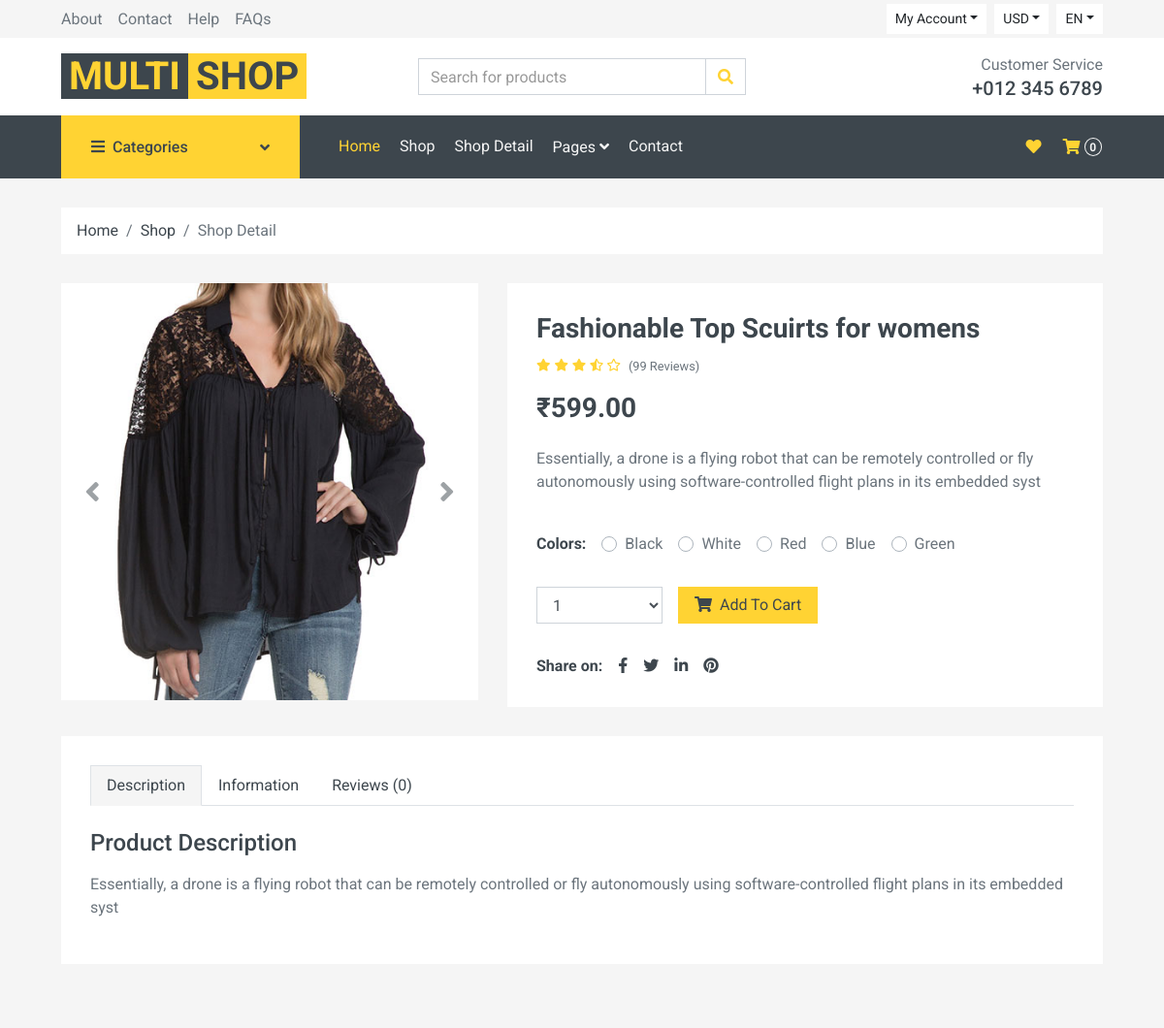
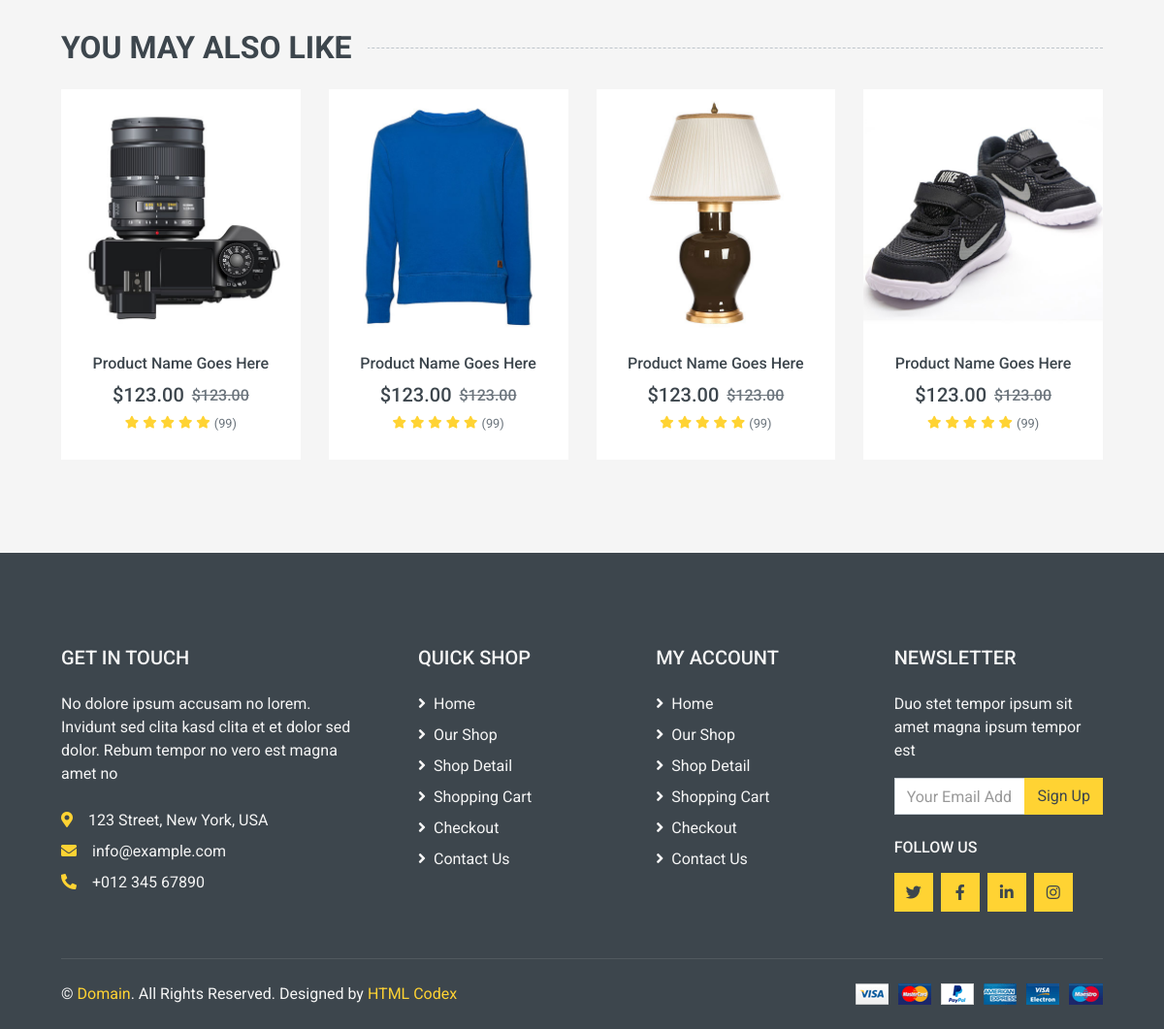
Page /site/Shop_details/4/ on the committed database (2 pictures, top to bottom).
### SiteApp/models.py (models this page shows, shortened)
class Products(models.Model):
    Category        =   models.ForeignKey("Categories", on_delete=models.CASCADE)
    item_name       =   models.CharField(max_length=50)
    item_image      =   models.ImageField(upload_to='media/products',)
    Offer_price     =   models.CharField(max_length=50)
    Original_price  =   models.CharField(max_length=50)
    Quantities      =   models.IntegerField()
    Description     =   models.CharField(max_length=150)
    color           =   models.CharField(max_length=50)
    Added_At        =   models.DateTimeField(auto_now_add=True)

### SiteApp/views.py (the view)
# urls.py: path('Shop_details/<int:id>/', views.Shop_details, name='Shop_details'),
def Shop_details(request, id):
    Items   =   Products.objects.filter(id = id)
    return render(request, 'Site/Shop_details.html', {'Items': Items})

### Templates/Site/Shop_details.html (shortened to what this page needs)
{% load static %}
{% include "Site/header.html" %}
    <div class="container-fluid">
        <div class="row px-xl-5">
            <div class="col-12">
                <nav class="breadcrumb bg-light mb-30">
                    <a class="breadcrumb-item text-dark" href="#">Home</a>
                    <a class="breadcrumb-item text-dark" href="#">Shop</a>
                    <span class="breadcrumb-item active">Shop Detail</span>
                </nav>
            </div>
        </div>
    </div>
    {% for Item in Items %}
    <div class="container-fluid pb-5">
        <div class="row px-xl-5">
            <div class="col-lg-5 mb-30">
                <div id="product-carousel" class="carousel slide" data-ride="carousel">
                    <div class="carousel-inner bg-light">
                        <div class="carousel-item active">
                            <img class="w-100 h-100" src="{{ Item.item_image.url}}" alt="Image">
                        </div>
                    </div>
                    <a class="carousel-control-prev" href="#product-carousel" data-slide="prev">
                        <i class="fa fa-2x fa-angle-left text-dark"></i>
                    </a>
                    <a class="carousel-control-next" href="#product-carousel" data-slide="next">
                        <i class="fa fa-2x fa-angle-right text-dark"></i>
                    </a>
                </div>
            </div>
            <div class="col-lg-7 h-auto mb-30">
                <div class="h-100 bg-light p-30">
                    <h3>{{ Item.item_name}}</h3>
                    <div class="d-flex mb-3">
                        <div class="text-primary mr-2">
                            <small class="fas fa-star"></small>
                            <small class="fas fa-star"></small>
                            <small class="fas fa-star"></small>
                            <small class="fas fa-star-half-alt"></small>
                            <small class="far fa-star"></small>
                        </div>
                        <small class="pt-1">(99 Reviews)</small>
                    </div>
                    <h3 class="font-weight-semi-bold mb-4">₹{{ Item.Offer_price}}.00</h3>
                    <p class="mb-4">{{ Item.Description}}</p>
                    <div class="d-flex mb-4">
                        <strong class="text-dark mr-3">Colors:</strong>
                            <div class="custom-control custom-radio custom-control-inline">
                                <label class="custom-control-label" for="color-1">Black</label>
                            </div>
                            <div class="custom-control custom-radio custom-control-inline">
                                <label class="custom-control-label" for="color-2">White</label>
                            </div>
                            <div class="custom-control custom-radio custom-control-inline">
                                <label class="custom-control-label" for="color-3">Red</label>
                            </div>
                            <div class="custom-control custom-radio custom-control-inline">
                                <label class="custom-control-label" for="color-4">Blue</label>
                            </div>
                            <div class="custom-control custom-radio custom-control-inline">
                                <label class="custom-control-label" for="color-5">Green</label>
                            </div>
                    </div>
                    <div class="d-flex align-items-center mb-4 pt-2">
                        <div class="input-group quantity mr-3" style="width: 130px;">
                            <select class="form-control" name='Quantity'>
                                <option value="1">1</option>
                            </select>
                        </div>
                        <button type="submit" class="btn btn-primary px-3"><i class="fa fa-shopping-cart mr-1"></i> Add To
                            Cart</button>
                    </div>
                    <div class="d-flex pt-2">
                        <strong class="text-dark mr-2">Share on:</strong>
                        <div class="d-inline-flex">
                            <a class="text-dark px-2" href="">
                                <i class="fab fa-facebook-f"></i>
                            </a>
                            <a class="text-dark px-2" href="">
                                <i class="fab fa-twitter"></i>
                            </a>
                            <a class="text-dark px-2" href="">
                                <i class="fab fa-linkedin-in"></i>
                            </a>
                            <a class="text-dark px-2" href="">
                                <i class="fab fa-pinterest"></i>
                            </a>
                        </div>
                    </div>
                </div>
            </div>
        </div>
        <div class="row px-xl-5">
            <div class="col">
                <div class="bg-light p-30">
                    <div class="nav nav-tabs mb-4">
                        <a class="nav-item nav-link text-dark active" data-toggle="tab" href="#tab-pane-1">Description</a>
                        <a class="nav-item nav-link text-dark" data-toggle="tab" href="#tab-pane-2">Information</a>
                        <a class="nav-item nav-link text-dark" data-toggle="tab" href="#tab-pane-3">Reviews (0)</a>
                    </div>
                    <div class="tab-content">
                        <div class="tab-pane fade show active" id="tab-pane-1">
                            <h4 class="mb-3">Product Description</h4>
                            <p>{{ Item.Description }}</p>
                        </div>
                    </div>
                </div>
            </div>
        </div>
    </div>
    {% endfor %}
    <div class="container-fluid py-5">
        <h2 class="section-title position-relative text-uppercase mx-xl-5 mb-4"><span class="bg-secondary pr-3">You May Also Like</span></h2>
        <div class="row px-xl-5">
            <div class="col">
                <div class="owl-carousel related-carousel">
                    <div class="product-item bg-light">
                        <div class="product-img position-relative overflow-hidden">
                            <img class="img-fluid w-100" src="img/product-1.jpg" alt="">
                            <div class="product-action">
                            </div>
                        </div>
                        <div class="text-center py-4">
                            <a class="h6 text-decoration-none text-truncate" href="">Product Name Goes Here</a>
                            <div class="d-flex align-items-center justify-content-center mt-2">
                                <h5>$123.00</h5><h6 class="text-muted ml-2"><del>$123.00</del></h6>
                            </div>
                            <div class="d-flex align-items-center justify-content-center mb-1">
                                <small class="fa fa-star text-primary mr-1"></small>
                                <small class="fa fa-star text-primary mr-1"></small>
                                <small class="fa fa-star text-primary mr-1"></small>
                                <small class="fa fa-star text-primary mr-1"></small>
                                <small class="fa fa-star text-primary mr-1"></small>
                                <small>(99)</small>
                            </div>
                        </div>
                    </div>
                    <div class="product-item bg-light">
                        <div class="product-img position-relative overflow-hidden">
                            <img class="img-fluid w-100" src="img/product-2.jpg" alt="">
                            <div class="product-action">
                            </div>
                        </div>
                        <div class="text-center py-4">
                            <a class="h6 text-decoration-none text-truncate" href="">Product Name Goes Here</a>
                            <div class="d-flex align-items-center justify-content-center mt-2">
                                <h5>$123.00</h5><h6 class="text-muted ml-2"><del>$123.00</del></h6>
                            </div>
                            <div class="d-flex align-items-center justify-content-center mb-1">
                                <small class="fa fa-star text-primary mr-1"></small>
                                <small class="fa fa-star text-primary mr-1"></small>
                                <small class="fa fa-star text-primary mr-1"></small>
                                <small class="fa fa-star text-primary mr-1"></small>
                                <small class="fa fa-star text-primary mr-1"></small>
                                <small>(99)</small>
                            </div>
                        </div>
                    </div>
                    <div class="product-item bg-light">
                        <div class="product-img position-relative overflow-hidden">
                            <img class="img-fluid w-100" src="img/product-3.jpg" alt="">
                            <div class="product-action">
                            </div>
                        </div>
                        <div class="text-center py-4">
                            <a class="h6 text-decoration-none text-truncate" href="">Product Name Goes Here</a>
                            <div class="d-flex align-items-center justify-content-center mt-2">
                                <h5>$123.00</h5><h6 class="text-muted ml-2"><del>$123.00</del></h6>
                            </div>
                            <div class="d-flex align-items-center justify-content-center mb-1">
                                <small class="fa fa-star text-primary mr-1"></small>
                                <small class="fa fa-star text-primary mr-1"></small>
                                <small class="fa fa-star text-primary mr-1"></small>
                                <small class="fa fa-star text-primary mr-1"></small>
                                <small class="fa fa-star text-primary mr-1"></small>
                                <small>(99)</small>
                            </div>
                        </div>
                    </div>
                    <div class="product-item bg-light">
                        <div class="product-img position-relative overflow-hidden">
                            <img class="img-fluid w-100" src="img/product-4.jpg" alt="">
                            <div class="product-action">
                            </div>
                        </div>
                        <div class="text-center py-4">
                            <a class="h6 text-decoration-none text-truncate" href="">Product Name Goes Here</a>
                            <div class="d-flex align-items-center justify-content-center mt-2">
                                <h5>$123.00</h5><h6 class="text-muted ml-2"><del>$123.00</del></h6>
                            </div>
                            <div class="d-flex align-items-center justify-content-center mb-1">
                                <small class="fa fa-star text-primary mr-1"></small>
                                <small class="fa fa-star text-primary mr-1"></small>
                                <small class="fa fa-star text-primary mr-1"></small>
                                <small class="fa fa-star text-primary mr-1"></small>
                                <small class="fa fa-star text-primary mr-1"></small>
                                <small>(99)</small>
                            </div>
                        </div>
                    </div>
                </div>
            </div>
        </div>
    </div>
{% include "Site/footer.html" %}

### rows in the picture
Products: item_image (picture), item_name "Fashionable Top Scuirts for womens", Offer_price "599", Description "Essentially, a drone is a flying robot that can be remotely controlled or fly autonomously using software-controlled flight plans in its embedded syst"

### other values in the picture
{{ Cart.keys| length }} "0"
